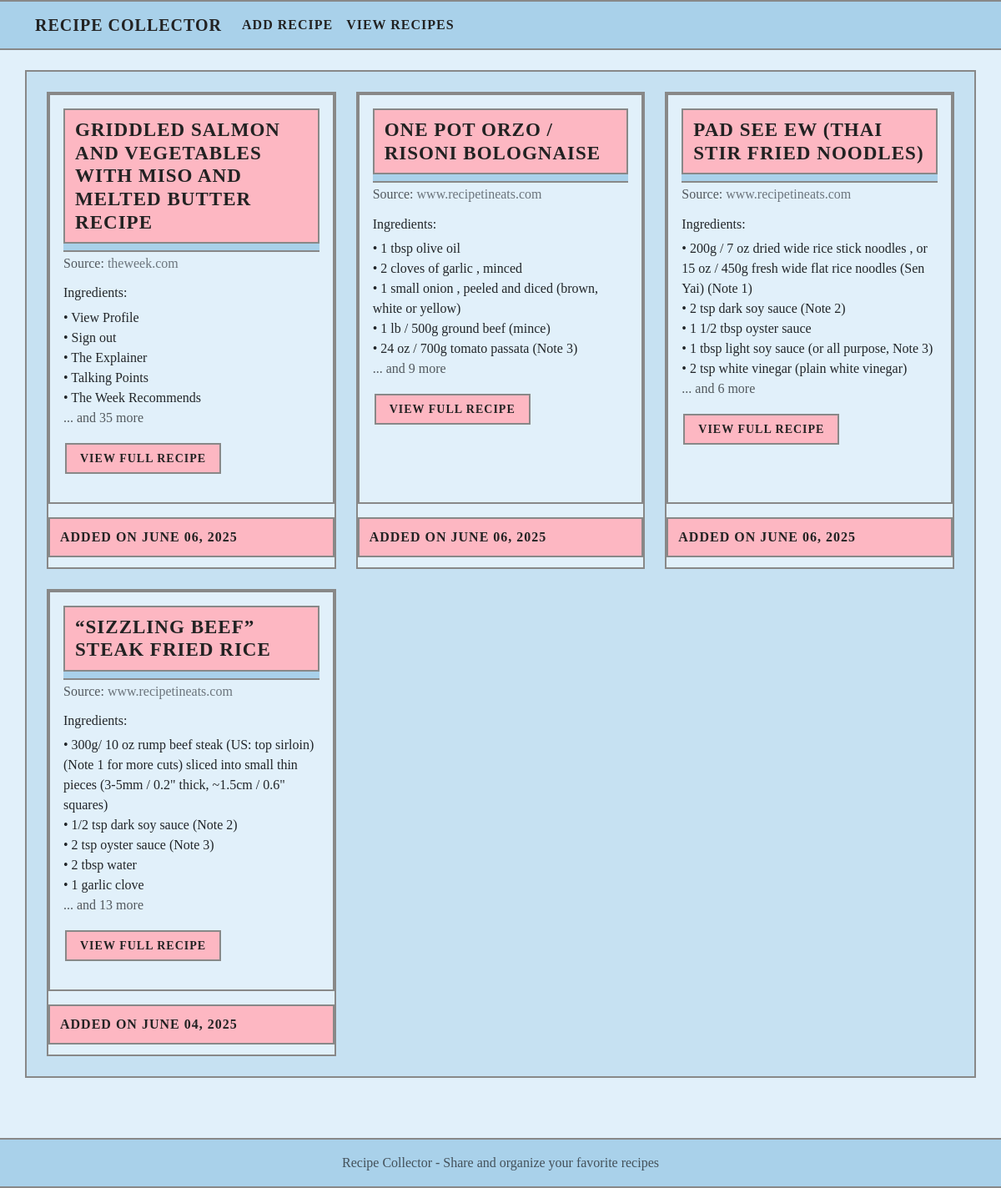
Before: / with the older database file.
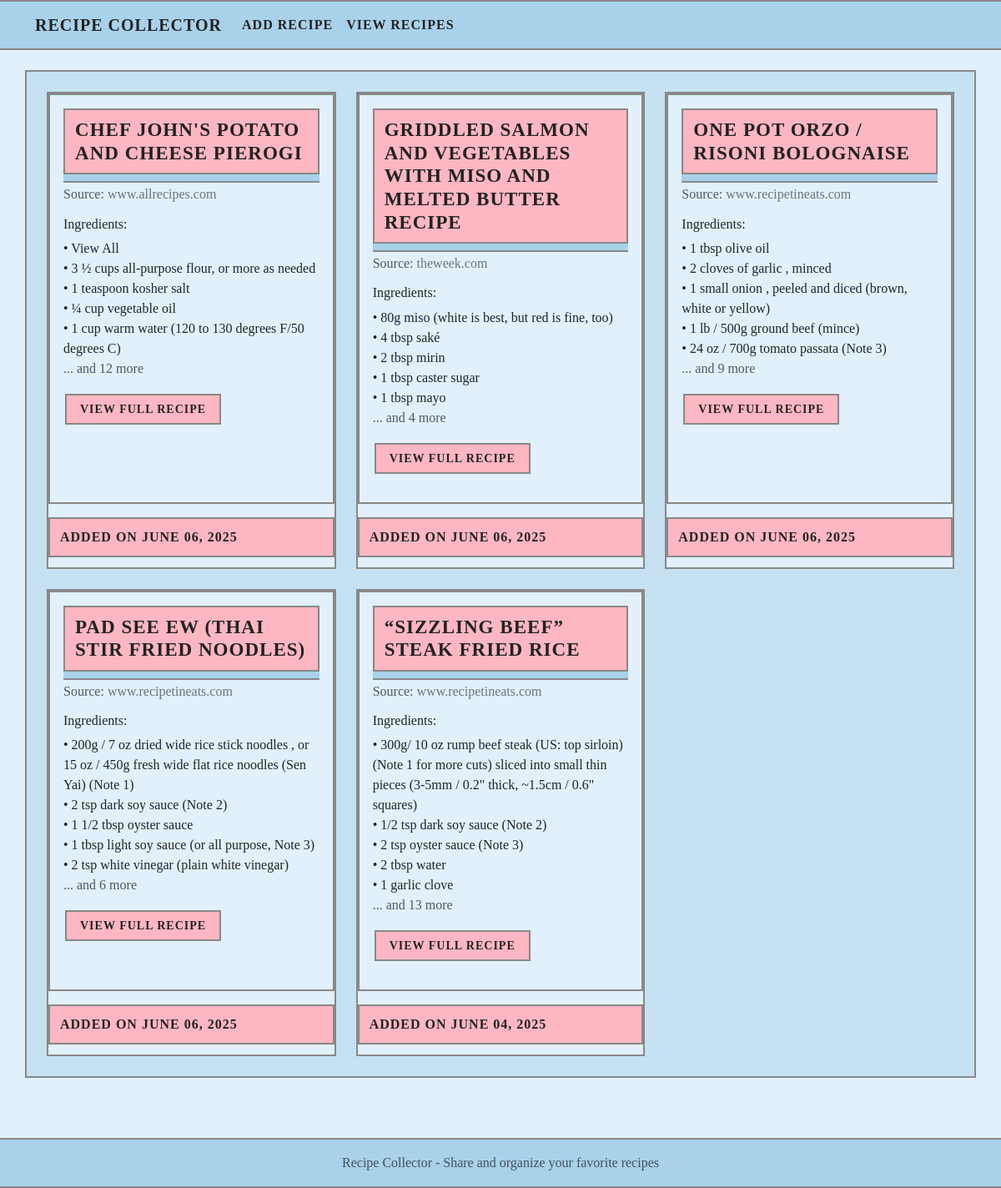
After: the same page with the newer database file.
### app.py (models this page shows, shortened)
class Recipe(db.Model):
    __tablename__ = 'recipe'  # Explicitly set table name
    id = db.Column(db.Integer, primary_key=True)
    title = db.Column(db.String(200), nullable=False)
    ingredients = db.Column(db.Text, nullable=False)
    instructions = db.Column(db.Text, nullable=False)
    source_url = db.Column(db.String(500), nullable=False)
    source_name = db.Column(db.String(200), nullable=False)
    image_url = db.Column(db.String(500), nullable=True)  # New field
    created_at = db.Column(db.DateTime, default=datetime.utcnow)

### app.py (the view)
@app.route('/')
def home():
    all_recipes = Recipe.query.order_by(Recipe.created_at.desc()).all()
    return render_template('recipes.html', recipes=all_recipes)

### templates/recipes.html (shortened to what this page needs)
{% extends "base.html" %}
{% block content %}
{% if recipes %}
    <div class="row row-cols-1 row-cols-md-2 row-cols-lg-3 g-4">
        {% for recipe in recipes %}
        <div class="col">
            <div class="card h-100">
                <div class="card-body">
                    <h5 class="card-title">
                        <div class="highlight-bar mb-2">
                            <a href="{{ url_for('recipe_detail', recipe_id=recipe.id) }}" class="text-decoration-none" style="color:inherit;">
                                {{ recipe.title }}
                            </a>
                        </div>
                    </h5>
                    <h6 class="card-subtitle mb-2 text-muted">
                        Source: <a href="{{ recipe.source_url }}" target="_blank" rel="noopener">{{ recipe.source_name }}</a>
                    </h6>
                    <div class="mt-3">
                        <h6>Ingredients:</h6>
                        <ul class="list-unstyled">
                            {% for ingredient in recipe.ingredients.split('\n')[:5] %}
                                <li>• {{ ingredient }}</li>
                            {% endfor %}
                            {% if recipe.ingredients.split('\n')|length > 5 %}
                                <li class="text-muted">... and {{ recipe.ingredients.split('\n')|length - 5 }} more</li>
                            {% endif %}
                        </ul>
                    </div>
                    <div class="mt-3">
                        <a href="{{ url_for('recipe_detail', recipe_id=recipe.id) }}" class="btn btn-outline-primary btn-sm">
                            View Full Recipe
                        </a>
                    </div>
                </div>
                <div class="card-footer text-muted highlight-bar" style="font-size:1em;">
                    Added on {{ recipe.created_at.strftime('%B %d, %Y') }}
                </div>
            </div>
        </div>
        {% endfor %}
    </div>
{% endif %}
{% endblock %}

### templates/base.html (shortened to what this page needs)
<!DOCTYPE html>
<html lang="en">
<head>
    <link href="https://cdn.jsdelivr.net/npm/bootstrap@5.3.2/dist/css/bootstrap.min.css" rel="stylesheet">
    <link rel="stylesheet" href="{{ url_for('static', filename='style.css') }}">
</head>
<body>
    <nav class="navbar navbar-expand-lg navbar-dark bg-dark">
        <div class="container">
            <a class="navbar-brand" href="{{ url_for('index') }}">Recipe Collector</a>
            <div class="collapse navbar-collapse" id="navbarNav">
                <ul class="navbar-nav">
                    <li class="nav-item">
                        <a class="nav-link" href="{{ url_for('index') }}">Add Recipe</a>
                    </li>
                    <li class="nav-item">
                        <a class="nav-link" href="{{ url_for('recipes') }}">View Recipes</a>
                    </li>
                </ul>
            </div>
        </div>
    </nav>
    <main class="container mt-4">
        {% block content %}{% endblock %}
    </main>
    <footer class="footer mt-5 py-3 bg-light">
        <div class="container text-center">
            <span class="text-muted">Recipe Collector - Share and organize your favorite recipes</span>
        </div>
    </footer>
</body>
</html>

### static/style.css (style rules this page uses)
:root { --blue1: #A9D1EA; --blue2: #C6E1F2; --blue3: #E1F0FA; --pink1: #F7E0E3; --pink2: #FDB7C2; --pink3: #E68FAE; --border: #888; --text: #222; }
body { min-height: 100vh; display: flex; flex-direction: column; background: var(--blue3); font-family: 'Verdana', 'Geneva', 'Tahoma', 'sans-serif'; color: var(--text); margin: 0; padding: 0; }
main { flex: 1; }
.card { box-shadow: 0 2px 4px rgba(0,0,0,0.1); transition: transform 0.2s ease-in-out; }
.navbar, .footer { background: var(--blue1) !important; border-bottom: 2px solid var(--border); border-top: 2px solid var(--border); box-shadow: none !important; border-radius: 0 !important; }
.navbar .navbar-brand, .navbar .nav-link { color: var(--text) !important; font-weight: bold; text-transform: uppercase; letter-spacing: 1px; }
main.container { background: var(--blue2); border: 2px solid var(--border); padding: 24px; margin-top: 24px; margin-bottom: 24px; border-radius: 0; box-shadow: none; }
.card, .card-header, .card-body, .card-footer { background: var(--blue3) !important; border: 2px solid var(--border) !important; border-radius: 0 !important; box-shadow: none !important; margin-bottom: 16px; }
.card-header, .card-title, .card-footer { background: var(--blue1) !important; border-bottom: 2px solid var(--border) !important; font-weight: bold; text-transform: uppercase; letter-spacing: 1px; border-radius: 0 !important; }
.card-title { font-size: 1.2em; margin-bottom: 8px; }
.btn, .btn-primary, .btn-danger, .btn-outline-primary, .btn-outline-secondary, .btn-link { background: var(--pink2) !important; color: var(--text) !important; border: 2px solid var(--border) !important; border-radius: 0 !important; box-shadow: none !important; font-weight: bold; text-transform: uppercase; letter-spacing: 1px; padding: 6px 16px; margin: 2px; transition: background 0.2s, color 0.2s; }
* { border-radius: 0 !important; box-shadow: none !important; }
.card-subtitle a { color: #6c757d; text-decoration: none; }
.highlight-bar { background: #FDB7C2 !important; color: #222 !important; border: 2px solid #888 !important; border-radius: 0 !important; font-weight: bold; text-transform: uppercase; letter-spacing: 1px; font-size: 1.2em; padding: 10px 12px; margin-bottom: 12px; text-align: left; box-shadow: none !important; }

Changed rows visible on the page:
added Recipe: title "CHEF JOHN'S POTATO AND CHEESE PIEROGI", source_name "www.allrecipes.com", 5 "View All" "3 ½ cups all-purpose flour, or more as needed" "1 teaspoon kosher salt" "¼ cup vegetable oil" "1 cup warm water (120 to 130 degrees F/50 degrees C)", ingredients.split|length "12", created_at "JUNE 06, 2025"
changed Recipe "GRIDDLED SALMON AND VEGETABLES WITH MISO AND MELTED BUTTER RECIPE": ingredients.split|length "35" → "4"
Other visible differences:
new list line: "• 80g miso (white is best, but red is fine, too)"
new list line: "• 4 tbsp saké"
new list line: "• 2 tbsp mirin"
new list line: "• 1 tbsp caster sugar"
new list line: "• 1 tbsp mayo"
list line gone: "• View Profile"
list line gone: "• Sign out"
list line gone: "• The Explainer"
list line gone: "• Talking Points"
list line gone: "• The Week Recommends"
